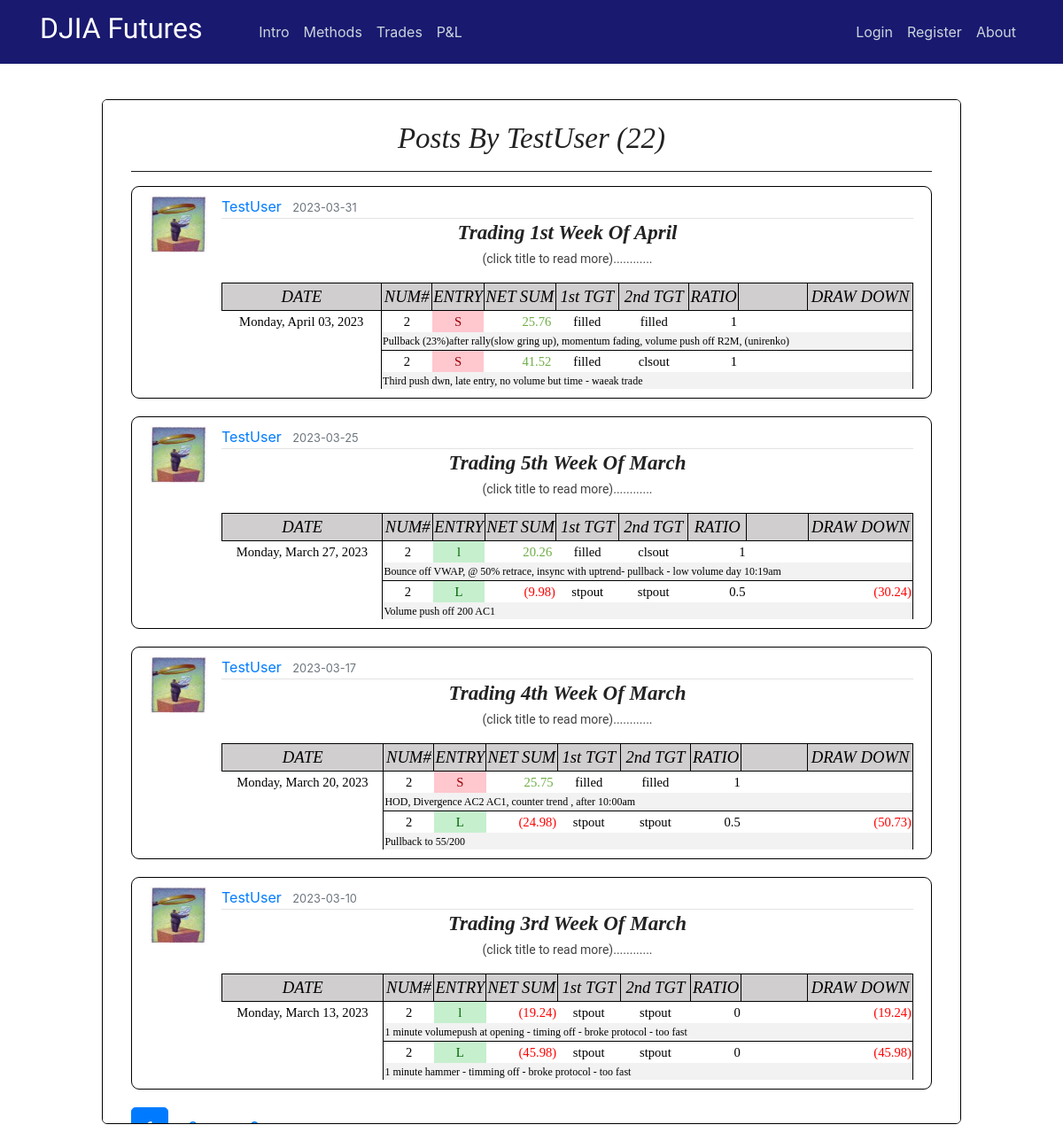
Page /user/TestUser on the committed database.
### flaskblog/models.py (models this page shows, shortened)
class User(db.Model, UserMixin):
    id = db.Column(db.Integer, primary_key=True)
    username = db.Column(db.String(20), unique=True, nullable=False)
    email = db.Column(db.String(120), unique=True, nullable=False)
    image_file = db.Column(db.String(20), nullable=False, default='default.jpg')
    password = db.Column(db.String(60), nullable=False)
    posts = db.relationship('Post', backref='author', lazy=True)

class Post(db.Model):
    id = db.Column(db.Integer, primary_key=True)
    title = db.Column(db.String(100), nullable=False)
    date_posted = db.Column(db.DateTime, nullable=False, default=datetime.utcnow)
    content = db.Column(db.Text, nullable=False)
    user_id = db.Column(db.Integer, db.ForeignKey('user.id'), nullable=False)
    teaser_title = db.Column(db.Text, nullable=True)
    teaser_details = db.Column(db.Text, nullable=True)
    teaser_caption = db.Column(db.Text, nullable=True)
    teaser_img = db.Column(db.Text, nullable=True)
    teaser_content = db.Column(db.Text, nullable=True)
    teaser_wkid = db.Column(db.Text, nullable=True)

### flaskblog/users/routes.py (the view)
@users.route("/user/<string:username>")
def user_posts(username):
    page = request.args.get('page', 1, type=int)
    user = User.query.filter_by(username=username).first_or_404()
    posts = Post.query.filter_by(author=user)\
        .order_by(Post.date_posted.desc())\
        .paginate(page=page, per_page=4)
    return render_template('user_posts.html', posts=posts, user=user)

### flaskblog/templates/user_posts.html
{% extends "layout.html" %}
{% block content %}
<div class="intro-page" style="height: 77vh;overflow: auto;">
  <div class="intro-inner-div" style="height:auto;background-color:white;border-radius:5px;">
    <center><br><h1 class="hero-header">Posts by {{ user.username }} ({{ posts.total }})</h1><hr></center>
    {% for post in posts.items %}
        <article class="media content-section" style="max-height:280px;">
          <img class="article-img" src="{{ url_for('static', filename='profile_pics/' + post.author.image_file) }}">
          <div class="media-body">
            <div class="article-metadata">
              <a class="mr-2" href="{{ url_for('users.user_posts', username=post.author.username) }}">{{ post.author.username }}</a>
              <small class="text-muted">{{ post.date_posted.strftime('%Y-%m-%d') }}</small>
            </div>
            <center><a href="{{ url_for('posts.post', post_id=post.id) }}"><h3 class="hero-header"><b>{{ post.title }}</b></h3></a>
            <p class="teaser-content" >(click title to read more)............</p></center>
            <p class="teaser-content" ><div style="overflow:hidden;max-height:120px;">
              {{ post.content|safe }}
            </p>
        </article>
    {% endfor %}
    {% for page_num in posts.iter_pages(left_edge=1, right_edge=1, left_current=1, right_current=2) %}
      {% if page_num %}
        {% if posts.page == page_num %}
          <a class="btn btn-primary btn-lg mb-8" href="{{ url_for('users.user_posts', username=user.username, page=page_num) }}">{{ page_num }}</a>
        {% else %}
          <a class="btn btn-primary-info btn-lg mb-8" href="{{ url_for('users.user_posts', username=user.username, page=page_num) }}">{{ page_num }}</a>
        {% endif %}
      {% else %}
        ...
      {% endif %}
    {% endfor %}
  </div>
</div>
{% endblock content %}

### flaskblog/templates/layout.html (shortened to what this page needs)
<!DOCTYPE html>
<html xmlns:v="urn:schemas-microsoft-com:vml" xmlns:o="urn:schemas-microsoft-com:office:office" xmlns:x="urn:schemas-microsoft-com:office:excel" xmlns="http://www.w3.org/TR/REC-html40" >
    <head>
      <link rel="stylesheet" href="https://maxcdn.bootstrapcdn.com/bootstrap/4.0.0/css/bootstrap.min.css">
      <link rel="stylesheet" type="text/css" href="{{ url_for('static', filename='main.css') }}">
      <link rel="stylesheet" type="text/css" href="{{ url_for('static', filename='study.css') }}">
      <link rel="stylesheet" type="text/css" href="{{ url_for('static', filename='modal.css') }}">
      <link rel="Stylesheet" type="text/css" href="{{ url_for('static', filename='stylesheet.css') }}">
    </head>
    <body>
    <div class="grid">
    <header class="site-header">
          <nav class="navbar navbar-expand-md navbar-dark bg-steel fixed-top">
              <div class="container">
                <a class="navbar-brand mr-2" href="/"><h2><span style="font-family:Lobster Two">DJIA Futures &nbsp &nbsp &nbsp</span></h2></a>
                <div class="collapse navbar-collapse" id="navbarToggle">
                  <div class="navbar-nav mr-auto">
                    <a class="nav-item nav-link" href="{{ url_for('main.intro') }}">Intro</a>
                    <a class="nav-item nav-link" href="{{ url_for('main.methods') }}">Methods</a>
                    <a class="nav-item nav-link" href="{{ url_for('main.trades') }}">Trades</a>
                    <a class="nav-item nav-link" href="{{ url_for('main.pnl') }}">P&L</a>
                  </div>
                  <div class="navbar-nav">
                    {% if current_user.is_authenticated and current_user.username == "GuestUser" %}
                      <a class="nav-item nav-link" href="{{ url_for('users.login') }}">Members Login</a>
                      <a class="nav-item nav-link" href="{{ url_for('users.logout') }}">Logout</a>
                      <a class="nav-item nav-link" href="{{ url_for('main.about') }}">About</a>
                    {% else %}
                      {% if current_user.is_authenticated %}
                        <a class="nav-item nav-link" href="{{ url_for('posts.new_post') }}">New Post</a>
                        <a class="nav-item nav-link" href="{{ url_for('users.account') }}">Account</a>
                        <a class="nav-item nav-link" href="{{ url_for('users.logout') }}">Logout</a>
                        <a class="nav-item nav-link" href="{{ url_for('main.about') }}">About</a>
                      {% else %}
                        <a class="nav-item nav-link" href="{{ url_for('users.login') }}">Login</a>
                        <a class="nav-item nav-link" href="{{ url_for('users.register') }}">Register</a>
                        <a class="nav-item nav-link" href="{{ url_for('main.about') }}">About</a>
                      {% endif %}
                    {% endif %}
                  </div>
                </div>
              </div>
          </nav>
    </header>
    <main role="main" class="container-fluid site-header-border-adjust col-md-10">
      <div>
        {% block content %}{% endblock %}
      </div>
    </main>
    </body>
</html>

### flaskblog/static/main.css (style rules this page uses)
body { margin-top: 5rem; }
.intro-page { border-radius: 6px; border: 1px solid black; background-color: white; padding-right: 12px; padding-left: 12px; }
.intro-inner-div { height: 75vh; overflow: auto; padding-right: 20px; padding-left: 20px; }
hr { margin-top: 1rem; margin-bottom: 1rem; border: 0; border-top: 1px solid rgba(0, 0, 0, 0.89); }
p.teaser-content { color: #414141; font-size: 14px; font-family: 'Roboto', Arial, 'Helvetica Neue', Helvetica, sans-serif; line-height: 1.5; }
.bg-steel { background-color: midnightblue; }
.site-header .navbar-nav .nav-link { color: #cbd5db; }
.site-header-border-adjust { margin-top: 7rem; }
.content-section { background: #ffffff; padding: 10px 20px; border: 1px solid #000000; border-radius: 9px; margin-bottom: 20px; }
.article-img { height: 65px; width: 65px; margin-right: 16px; }
.article-metadata { padding-bottom: 1px; margin-bottom: 4px; border-bottom: 1px solid #e3e3e3 }

### flaskblog/static/study.css (style rules this page uses)
h1.hero-header { color: #222; text-transform: capitalize; font-weight: 400; font-style: italic; font-size: 28px; font-family: Baskerville, 'Baskerville Old Face', 'Hoefler Text', Garamond, 'Times New Roman', serif; }
h3.hero-header { color: #222; text-transform: capitalize; font-weight: 400; font-style: italic; font-size: 28px; font-family: Baskerville, 'Baskerville Old Face', 'Hoefler Text', Garamond, 'Times New Roman', serif; }
h3 { font-weight: 700; line-height: 1; }
@media screen and (min-width: 25rem) { h1.hero-header { font-size: 33px; } }
@media screen and (min-width: 25rem) { h3.hero-header { font-size: 23px; } }

### flaskblog/static/modal.css (style rules this page uses)
img { margin-bottom: -4px; }

### flaskblog/static/stylesheet.css (style rules this page uses)
tr { mso-height-source:auto; mso-ruby-visibility:none; }
col { mso-width-source:auto; mso-ruby-visibility:none; }
td { mso-style-parent:style0; padding-top:1px; padding-right:1px; padding-left:1px; mso-ignore:padding; mso-number-format:"General"; text-align:general; vertical-align:bottom; white-space:nowrap; mso-rotate:0; mso-pattern:auto; mso-background-source:auto; color:#000000; font-size:11.0pt; font-weight:400; font-style:normal; text-decoration:none; font-family:Calibri; mso-generic-font-family:auto; mso-font-charset:134; border:none; mso-protection:locked visible; }
.xl65 { mso-style-parent:style0; text-align:center; mso-pattern:auto none; background:#D0CECE; font-size:14.0pt; font-style:italic; mso-font-charset:134; border:.5pt solid windowtext; }
.xl66 { mso-style-parent:style0; mso-number-format:"0\.00_\)\;\[Red\]\\\(0\.00\\\)"; mso-font-charset:134; }
.xl67 { mso-style-parent:style0; mso-number-format:"0\.00_\)\;\[Red\]\\\(0\.00\\\)"; text-align:center; mso-pattern:auto none; background:#D0CECE; font-size:14.0pt; font-style:italic; mso-font-charset:134; border:.5pt solid windowtext; }
.xl68 { mso-style-parent:style0; mso-number-format:"\[$-F800\]dddd\\\,\\ mmmm\\ dd\\\,\\ yyyy"; text-align:center; mso-font-charset:134; }
.xl69 { mso-style-parent:style0; mso-number-format:"0"; text-align:center; mso-font-charset:134; border-left:.5pt solid windowtext; border-top:.5pt solid windowtext; }
.xl70 { mso-style-parent:style0; text-align:center; mso-font-charset:134; border-top:.5pt solid windowtext; }
.xl71 { mso-style-parent:style0; mso-number-format:"0\.00_\)\;\[Red\]\\\(0\.00\\\)"; text-align:right; mso-font-charset:134; border-top:.5pt solid windowtext; }
.xl72 { mso-style-parent:style0; mso-font-charset:134; border-top:.5pt solid windowtext; }
.xl73 { mso-style-parent:style0; mso-number-format:"0\.00_\)\;\[Red\]\\\(0\.00\\\)"; mso-font-charset:134; border-top:.5pt solid windowtext; }
.xl74 { mso-style-parent:style0; mso-number-format:"0"; text-align:left; vertical-align:top; mso-pattern:auto none; background:#F2F2F2; font-size:9.0pt; font-family:Comic Sans MS; mso-font-charset:134; border-left:.5pt solid windowtext; border-bottom:.5pt solid windowtext; }
.xl81 { mso-style-parent:style0; mso-number-format:"0\.00_\)\;\[Red\]\\\(0\.00\\\)"; mso-font-charset:134; border-top:.5pt solid windowtext; border-right:.5pt solid windowtext; }

### rows in the picture
User: username "TestUser"
Post: image_file (picture), author.username "TestUser", date_posted "2023-03-31", title "Trading 1st Week Of April", content "DATE NUM# ENTRY NET SUM 1st TGT 2nd TGT RATIO DRAW DOWN Monday, April 03, 2023 2 S 25.76 filled filled 1 Pullback (23%)after rally(slow gring up), momentum fading, volume push off R2M, (unirenko) 2 S 41.52 filled clsout 1 Third push dwn, late entry, no volume but time - waeak trade"
Post: image_file (picture), author.username "TestUser", date_posted "2023-03-25", title "Trading 5th Week Of March", content "DATE NUM# ENTRY NET SUM 1st TGT 2nd TGT RATIO DRAW DOWN Monday, March 27, 2023 2 l 20.26 filled clsout 1 Bounce off VWAP, @ 50% retrace, insync with uptrend- pullback - low volume day 10:19am 2 L (9.98) stpout stpout 0.5 (30.24) Volume push off 200 AC1"
Post: image_file (picture), author.username "TestUser", date_posted "2023-03-17", title "Trading 4th Week Of March", content "DATE NUM# ENTRY NET SUM 1st TGT 2nd TGT RATIO DRAW DOWN Monday, March 20, 2023 2 S 25.75 filled filled 1 HOD, Divergence AC2 AC1, counter trend , after 10:00am 2 L (24.98) stpout stpout 0.5 (50.73) Pullback to 55/200"
Post: image_file (picture), author.username "TestUser", date_posted "2023-03-10", title "Trading 3rd Week Of March", content "DATE NUM# ENTRY NET SUM 1st TGT 2nd TGT RATIO DRAW DOWN Monday, March 13, 2023 2 l (19.24) stpout stpout 0 (19.24) 1 minute volumepush at opening - timing off - broke protocol - too fast 2 L (45.98) stpout stpout 0 (45.98) 1 minute hammer - timming off - broke protocol - too fast"

### other values in the picture
{{ posts.total }} "22"
